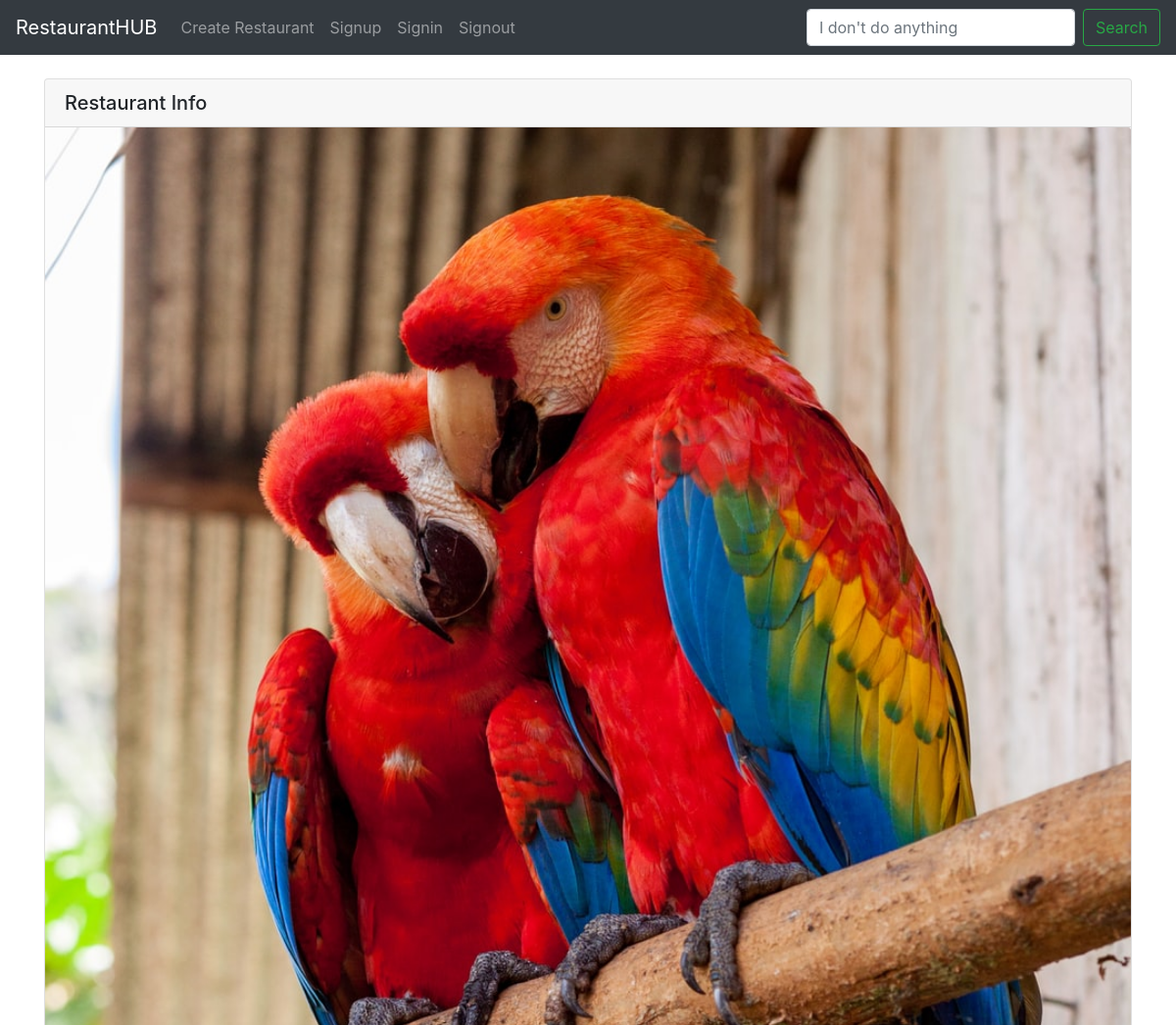
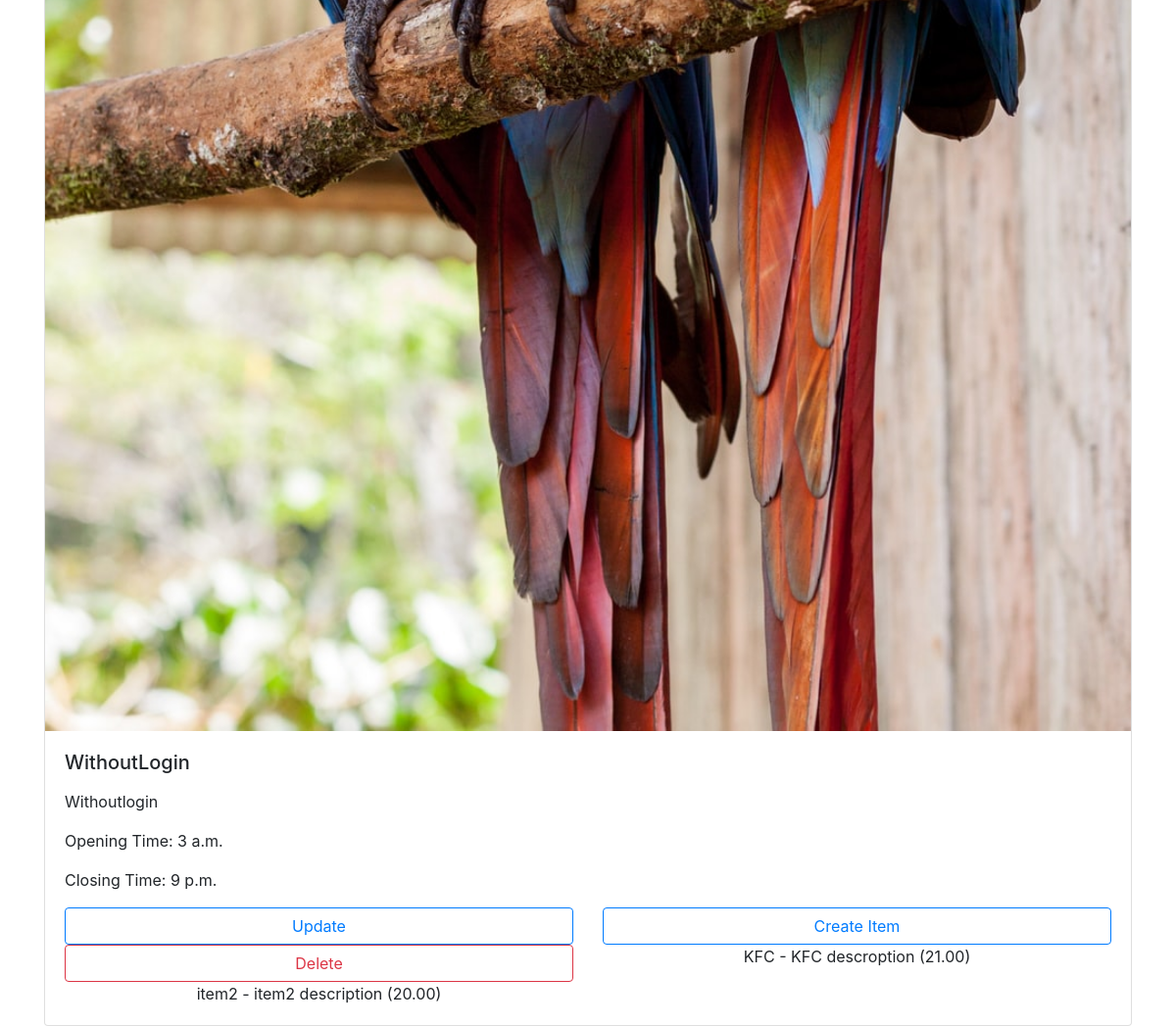
The page /restaurants/detail/4/ on the database its author committed (2 pictures, top to bottom).
### restaurants/models.py (models this page shows, shortened)
class Restaurant(models.Model):
    name = models.CharField(max_length=120)
    description = models.TextField()
    opening_time = models.TimeField()
    closing_time = models.TimeField()
    logo = models.ImageField(upload_to='restaurant_logos', null=True, blank=True)
    owner=models.ForeignKey(User, on_delete=models.CASCADE, default=1)

class Item(models.Model):
    name= models.CharField(max_length=120)
    description= models.TextField()
    price= models.DecimalField(decimal_places=2, max_digits=5)
    restaurant= models.ForeignKey(Restaurant, on_delete=models.CASCADE, null=True)

### restaurants/views.py (the view)
# urls.py: path('restaurants/detail/<int:restaurant_id>/',views.restaurant_detail ,name='restaurant-detail'),
def restaurant_detail(request, restaurant_id):
    context = {
        "restaurant": Restaurant.objects.get(id=restaurant_id)
    }
    return render(request, 'detail.html', context)

### restaurants/templates/detail.html (shortened to what this page needs)
{% extends "base.html" %}
{% block content %}
<br>
<div class="card">
  <h5 class="card-header">Restaurant Info</h5>
  {% if restaurant.logo %}
    <img class="card-img-top" src="{{restaurant.logo.url}}" alt="Hey Noob, look at me...">
  {% endif %}
  <div class="card-body">
    <h5 class="card-title">{{restaurant.name}}</h5>
    <p class="card-text">{{restaurant.description|linebreaks}}</p>
    <p class="card-text">Opening Time: {{restaurant.opening_time}}</p>
    <p class="card-text">Closing Time: {{restaurant.closing_time}}</p>
    <div class="row text-center">
        <div class="col-md-6">
            <a href="{% url 'restaurant-update' restaurant.id %}" class="btn btn-outline-primary btn-block">Update</a>
        </div>
        <div class="col-md-6">
            <a href="{% url 'item-create' restaurant.id %}" class="btn btn-outline-primary btn-block">Create Item</a>
        </div>
        <div class="col-md-6">
            <a href="{% url 'restaurant-delete' restaurant.id %}" class="btn btn-outline-danger btn-block">Delete</a>
        </div>
        {% for items in restaurant.item_set.all %}
          <div class="col-md-6">
            {{ items.name }} - {{ items.description }} ({{ items.price }})
          </div>
        {% endfor%}
    </div>
  </div>
</div>
{% endblock content %}

### rows shown on the page
Restaurant: logo (picture), name "WithoutLogin", description "Withoutlogin", opening_time "3 a.m.", closing_time "9 p.m."
Item: name "KFC", description "KFC descroption", price "21.00"
Item: name "item2", description "item2 description", price "20.00"
